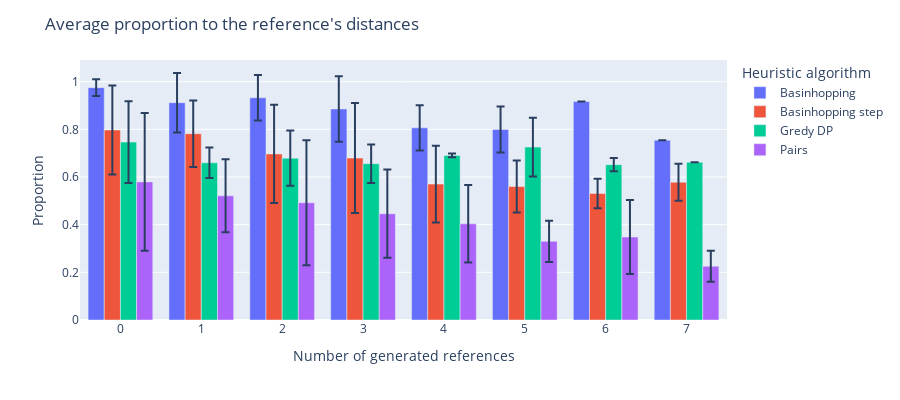

Notebook source saved alongside this figure:
### Markdown cell above
## Mean proportion to the reference

### Code cell
df = report.groupby(['family', 'algo', 'algorithm', 'i_generated']).mean()
df = df.loc[:, :, 'heuristic', :]
df['proportion'] = df['distance'] / df['reference_distance']
df = df['proportion']
df = df.groupby(level=[1, 2]).agg([np.mean, np.std])

#############################################

fig = px.bar(df.reset_index(), x="i_generated", y="mean",
             color='algo', barmode='group', error_y="std",
             height=400)

fig.for_each_trace(lambda t: t.update(name=algo_name.get(t.name, t.name)))

fig.update_layout(xaxis_title='Number of generated references', title="Average proportion to the reference's distances",
                  yaxis_title="Proportion", legend_title='Heuristic algorithm')
fig.show()

### Figure 1 — Plotly figure (JSON) as saved in the notebook; plotly's stock layout.template omitted (floating-point values rounded to 4 significant figures)
{"data": [{"alignmentgroup": "True", "error_y": {"array": [0.03526, 0.1246, 0.09529, 0.1378, 0.09527, 0.09669, null, null]}, "hovertemplate": "algo=basin_hopping<br>i_generated=%{x}<br>mean=%{y}<extra></extra>", "legendgroup": "basin_hopping", "marker": {"color": "#636efa", "pattern": {"shape": ""}}, "name": "Basinhopping", "offsetgroup": "basin_hopping", "orientation": "v", "showlegend": true, "textposition": "auto", "type": "bar", "x": [0, 1, 2, 3, 4, 5, 6, 7], "xaxis": "x", "y": [0.9751, 0.9119, 0.9326, 0.8855, 0.8064, 0.7995, 0.9167, 0.7546], "yaxis": "y"}, {"alignmentgroup": "True", "error_y": {"array": [0.1866, 0.1398, 0.2061, 0.2311, 0.1614, 0.1092, 0.06223, 0.07738]}, "hovertemplate": "algo=basin_hopping_step<br>i_generated=%{x}<br>mean=%{y}<extra></extra>", "legendgroup": "basin_hopping_step", "marker": {"color": "#EF553B", "pattern": {"shape": ""}}, "name": "Basinhopping step", "offsetgroup": "basin_hopping_step", "orientation": "v", "showlegend": true, "textposition": "auto", "type": "bar", "x": [0, 1, 2, 3, 4, 5, 6, 7], "xaxis": "x", "y": [0.7973, 0.7817, 0.6969, 0.6797, 0.5702, 0.5601, 0.5309, 0.5779], "yaxis": "y"}, {"alignmentgroup": "True", "error_y": {"array": [0.1719, 0.06436, 0.116, 0.08082, 0.007871, 0.1231, 0.02799, null]}, "hovertemplate": "algo=greedy_dp<br>i_generated=%{x}<br>mean=%{y}<extra></extra>", "legendgroup": "greedy_dp", "marker": {"color": "#00cc96", "pattern": {"shape": ""}}, "name": "Gredy DP", "offsetgroup": "greedy_dp", "orientation": "v", "showlegend": true, "textposition": "auto", "type": "bar", "x": [0, 1, 2, 3, 4, 5, 6, 7], "xaxis": "x", "y": [0.7465, 0.6598, 0.679, 0.656, 0.6905, 0.7256, 0.6517, 0.6618], "yaxis": "y"}, {"alignmentgroup": "True", "error_y": {"array": [0.2886, 0.1532, 0.2619, 0.185, 0.1627, 0.08631, 0.1554, 0.06502]}, "hovertemplate": "algo=pairs<br>i_generated=%{x}<br>mean=%{y}<extra></extra>", "legendgroup": "pairs", "marker": {"color": "#ab63fa", "pattern": {"shape": ""}}, "name": "Pairs", "offsetgroup": "pairs", "orientation": "v", "showlegend": true, "textposition": "auto", "type": "bar", "x": [0, 1, 2, 3, 4, 5, 6, 7], "xaxis": "x", "y": [0.5796, 0.521, 0.492, 0.4461, 0.4035, 0.33, 0.3483, 0.2257], "yaxis": "y"}], "layout": {"barmode": "group", "height": 400, "legend": {"title": {"text": "Heuristic algorithm"}, "tracegroupgap": 0}, "margin": {"t": 60}, "title": {"text": "Average proportion to the reference's distances"}, "xaxis": {"anchor": "y", "domain": [0, 1], "title": {"text": "Number of generated references"}}, "yaxis": {"anchor": "x", "domain": [0, 1], "title": {"text": "Proportion"}}}}
